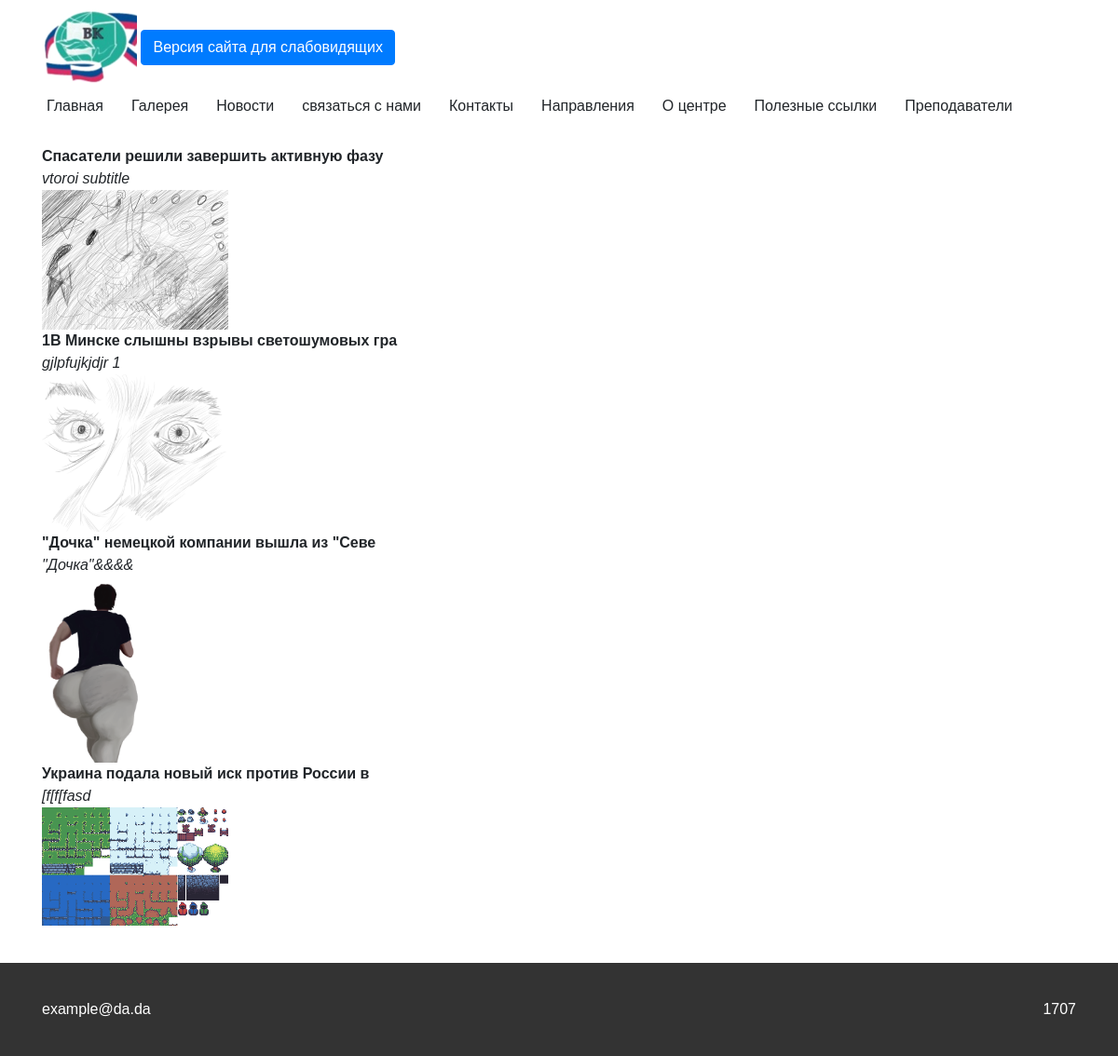
Page /news/ on the committed database.
### main/models.py (models this page shows, shortened)
class InfoPages(models.Model):
    name = models.CharField('название страницы', max_length=40, unique=True)
    content = models.TextField('текст страницы')
    class Meta:
        verbose_name = "дополнительная страница"
        verbose_name_plural = "дополнительные страницы"

class GeneralInfo(models.Model):
    contact_email = models.CharField('имейл, который будет показываться на каждой странице сайта', max_length=50)
    contact_phone = models.CharField('номер телефона, который будет показываться на каждой странице сайта', max_length=50)
    class Meta:
        verbose_name = "общая информация"
        verbose_name_plural = "общая информация"

### news/models.py (models this page shows, shortened)
class Article(models.Model):
    title = models.CharField('название статьи', max_length=255, unique=True)
    image = models.ImageField('картинка, которая будет показываться в списке статей', upload_to='media/articles', blank=True)
    subtitle = models.CharField('подзаголовок статьи', max_length=340, blank=True)
    content = models.TextField('текст статьи')
    class Meta:
        verbose_name = "новость"
        verbose_name_plural = "новости"

### news/views.py (the view)
# urls.py: path("", views.NewsListView.as_view(), name='News'),
class NewsListView(ListView):
    model = Article
    queryset = Article.objects.all().order_by('id')
    paginate_by = 5
    template_name = 'news_list.html'

### main/context_processor.py (called while the page is built)
def extras(request):
    general = GeneralInfo.objects.get(id=1)
    info_pages = InfoPages.objects.values('name')
    return {'general': general, 'info_pages': info_pages}

### templates/news_list.html (shortened to what this page needs)
{% extends 'base.html' %}
{% block content %}
    <div class="container">
    {% for article in article_list %}
    <a class="article" href="/news/{{ article.id }}">
        <b style="display: block">{{ article.title|safe }}</b>
        <i style="display: block">{{ article.subtitle|safe }}</i>
        {% if article.image %}
            <img style="max-height: 200px; max-width: 200px" src={{ article.image.url }}>
        {% endif %}
    </a>
    {% endfor %}
        <br>
    </div>
{% endblock content %}

### templates/include/header.html
{% load static %}
<header class="header" id="header">
        <div class="container">
            <div class="row align-items-center justify-content-lg-between">
                <div class="col-lg-auto">
                    <a href="/"><img src="{% static "img/VC_Logo 1.png" %}" alt="лого колледжа"  class="logo"></a>
                    <a href="#" class="bvi-open btn btn-primary" title="Версия сайта для слабовидящих">Версия сайта для слабовидящих</a>
                </div>
                <div class="col-lg-auto">
                    <nav class="">
                        <ul class="nav d-flex justify-content-center">
                            <li class="nav__item">
                                <a href="/">Главная</a>
                            </li>
                            <li class="nav__item">
                                <a href="{% url 'Gallery' %}">Галерея</a>
                            </li>
                            <li class="nav__item">
                                <a href="{% url 'News' %}">Новости</a>
                            </li>
                            <li class="nav__item">
                                <a href="{% url 'contact_form' %}">связаться с нами</a>
                            </li>
                            {% for i in info_pages %}
                            <li class="nav__item">
                                <a href="/info/{{ i.name }}">{{ i.name }}</a>
                            </li>
                            {% endfor %}
                        </ul>
                    </nav>
                </div>
            </div>
            </div>
    </header>

### templates/include/footer.html
<footer class="footer">
        <div class="container footer__container">
            <div class="email">
                {{ general.contact_email }}
            </div>
            <div class="tel">
                {{ general.contact_phone }}
            </div>
        </div>
    </footer>

### static/css/style.css (style rules this page uses)
body { font-family: 'PT Sans', sans-serif; }
img { max-width: 100%; }
*, *::before, *::after { -webkit-box-sizing: border-box; box-sizing: border-box; }
ul, li { display: block; padding: 0; margin: 0; }
a { color: inherit; }
.header { overflow: hidden; background-color: #fff; z-index: 2; position: fixed; top: 0; width: 100%; }
.nav__item a { padding: 5px; border-radius: 10px; }
.nav__item + .nav__item { margin-left: 20px; }
.footer { margin-top: 40px; background-color: #333333; }
.footer__container { display: -webkit-box; display: -ms-flexbox; display: flex; -webkit-box-pack: justify; -ms-flex-pack: justify; justify-content: space-between; -webkit-box-align: center; -ms-flex-align: center; align-items: center; color: #fff; min-height: 100px; }

### rows in the picture
InfoPages: name "Контакты"
InfoPages: name "Направления"
InfoPages: name "О центре"
InfoPages: name "Полезные ссылки"
InfoPages: name "Преподаватели"
Article: title "Спасатели решили завершить активную фазу", subtitle "vtoroi subtitle", image (picture)
Article: title "1В Минске слышны взрывы светошумовых гра", subtitle "gjlpfujkjdjr 1", image (picture)
Article: title "\"Дочка\" немецкой компании вышла из \"Севе", subtitle "\"Дочка\"&&&&", image (picture)
Article: title "Украина подала новый иск против России в", subtitle "[f[f[fasd", image (picture)
GeneralInfo: contact_email "example@da.da", contact_phone "1707"
